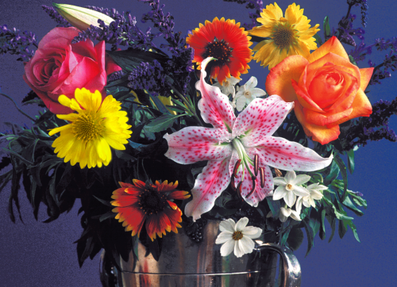
%> input picture SISTEMAS DE VISIÓN ARTIFICIAL/3/pecl3/flowers.tif, 397 x 287 px, shrunk from 500 x 362 before the run; the run also reads 2 pictures not shown here
$ octave GIC_SVA_Practica2.m   (GNU Octave 9; MATLAB toolbox functions it lacks are replaced by stand-ins)
%> lines starting %> are read from the running program, lines starting %| are printed output that depends on the picture
%% Sistemas de Visión Artificial
%% *Práctica 2. Técnicas Básicas de Procesamiento de Imágenes*
%
%%
%
% *Nombres:* Juan Casado Ballesteros
%
% *Fecha:* 1 de Octubre de 2019
%
%%
%
% El objetivo principal de esta práctica es familiarizarse con las técnicas
% básicas de procesamiento de imágenes mediante la Image Processing Toolbox de
% Matlab. Para ello se proponen ejercicios sobre operaciones geométricas, ecualización
% del histograma, diseño e implementación de filtros y filtrado de imágenes en
% el dominio del espacio, mediante máscaras de convolución. La mayoría de las
% técnicas de mejora se aplican a imágenes de intensidad (escala de grises). Para
% mejorar una imagen RGB, trabajaremos, normalmente, con las matrices de las componentes
% rojo, verde y azul separadamente.
%
% *La memoria de la práctica se completará por parejas en este mismo fichero
% .mlx*, añadiendo el código en cada apartado, además de los comentarios pertinentes,
% la explicación del código y conclusiones sobre cada resultado obtenido. Las
% distintas partes serán secciones independientes (deberá insertar "section break"),
% y se visualizarán los resultados conjuntamente con subplot cuando sea conveniente.
%
% Se valorará positivamente la ampliación con las explicaciones que considere
% oportunas, pruebas adicionales (modificando parámetros, utilizando otras imágenes
% que resalten algún efecto del procesamiento, etc.), descripción de problemas
% surgidos en la ejecución de la práctica y solución proporcionada, etc. La entrega
% se realizará renombrando este fichero para incluir los nombres de los autores,
% y enviándolo por email a sira.palazuelos@uah.es (p. ej.: Estudiante1Apellido1_Estudiante2Apellido2.mlx)
%
%
%%
% Implemente el siguiente código:
%
% 1.	Cargue la imagen en color (?flowers.tif?, 'trees.tif',?) e indique el
% formato de la misma (RGB, mapa de colores indexado, etc.).
%--------------------------------------------------------------------------
clear
% Obtenemos la información de cada imagen
ruta = '/Users/mrblissfulgrin/Documents/UAH_2019_2020/VISION_ARTIFICIAL/imagenes_clase/';
flowers = imfinfo(strcat(ruta,'flowers.tif'));
peppers = imfinfo(strcat(ruta,'peppers.png'));
trees = imfinfo(strcat(ruta,'trees.tif'));

% Las dos primeras imágenes son un mapa de color cada una.
display(strcat('La imagen flowers es de tipo: ',flowers.ColorType))
display(strcat('La imagen peppers es de tipo: ', peppers.ColorType))

% La imagen trees se correspoinde con una animación formada por 5 imágenes
% cada una de las imágenes de la animación es una imagen indexada.
len_trees = size(trees);
for image = 1:len_trees(1)
    display(strcat('La imagen trees [', int2str(image),'] es de tipo: ', trees(image).ColorType))
end
%--------------------------------------------------------------------------
%%
% 2.	Visualice la imagen que acaba de leer.
%--------------------------------------------------------------------------
clear
% Cargamos las imágenes
ruta = '/Users/mrblissfulgrin/Documents/UAH_2019_2020/VISION_ARTIFICIAL/imagenes_clase/';
flowers = imread(strcat(ruta,'flowers.tif'));
%> flowers is the input picture: size 287x397x3 uint8; mean R, G, B 99.8, 76.9, 83.7
peppers = imread(strcat(ruta,'peppers.png'));
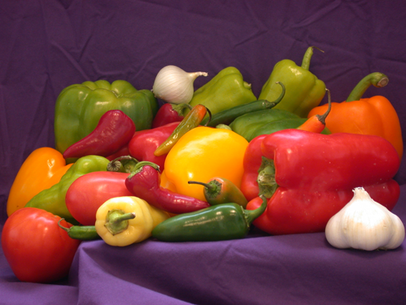
%> input picture imagenes_clase/peppers.png, 406 x 305 px, shrunk from 512 x 384 before the run
%> peppers is the input picture: size 305x406x3 uint8; mean R, G, B 120.8, 66.4, 57.6
% Debido a que trees es indexada al leerla debemos recoger la imagen y el
% mapa de color
[trees, map_trees] = imread(strcat(ruta,'trees.tif'));
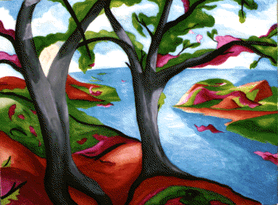
%> input picture imagenes_clase/trees.tif, 278 x 205 px, shrunk from 350 x 258 before the run
%> trees is the input picture: size 205x278x3 uint8; mean R, G, B 107.5, 108.3, 101.1
%> map_trees = []

% Mostramos las imágenes todas a la vez en una sola ventana
figure('Name', 'Imágenes EJ2')
subplot(1,3,1);imshow(flowers);title('Flowers')
subplot(1,3,2);imshow(peppers);title('Peppers')
% Debido a que la imagen trees es indexada demebos proporcionar la imagen
% y el mapa de color
subplot(1,3,3);imshow(trees,map_trees);title('Trees')
%--------------------------------------------------------------------------
%%
% 3.	Convierta la imagen anterior a una imagen en escala de grises (conteniendo
% solo la información de la luminancia) y almacenela en un array llamado i. Indique
% el rango de valores en los que se cuantifica la luminancia (nivel mínimo y nivel
% máximo) de la imagen resultante.
%--------------------------------------------------------------------------
clear
% Cargamos la imágen flowers
ruta = '/Users/mrblissfulgrin/Documents/UAH_2019_2020/VISION_ARTIFICIAL/imagenes_clase/';
flowers = imread(strcat(ruta,'flowers.tif'));
% Convertimos a gis
i = rgb2gray(flowers);
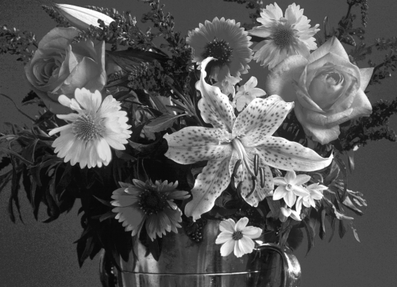
%> i: size 287x397 uint8; min 1, max 255, mean 84.6

figure('Name', 'EJ3')
subplot(1,2,1);imshow(flowers); title('Imagen original')
subplot(1,2,2);imshow(i); title('Imagen en gris')
iluminance_max = max(i,[], 'all');
%> iluminance_max = 255
iluminance_min = min(i,[], 'all');
%> iluminance_min = 1

display(strcat('La iluminación máxima es: ', int2str(iluminance_max)))
%| La iluminación máxima es:255
display(strcat('La iluminación mínima es: ', int2str(iluminance_min)))
%| La iluminación mínima es:1
%--------------------------------------------------------------------------
%%
% 4.	Averigüe las dimensiones de nuestra imagen i (filas x columnas).
%--------------------------------------------------------------------------
clear
%Cargamos la imágen flowers
ruta = '/Users/mrblissfulgrin/Documents/UAH_2019_2020/VISION_ARTIFICIAL/imagenes_clase/';
flowers = imread(strcat(ruta,'flowers.tif'));
% Convertimos a gis
gray_flowers = rgb2gray(flowers);
% Obtenemos el tamaño
gray_flowers_lenght = size(gray_flowers);

display(strcat('La imagen tiene: ', int2str(gray_flowers_lenght(1)), ' filas'))
%| La imagen tiene:287 filas
display(strcat('La imagen tiene: ', int2str(gray_flowers_lenght(2)), ' columnas'))
%| La imagen tiene:397 columnas
%--------------------------------------------------------------------------
%%
% 5.	Muestre el histograma de la imagen en escala de grises.
%--------------------------------------------------------------------------
clear
% Cargamos la imágen flowers
ruta = '/Users/mrblissfulgrin/Documents/UAH_2019_2020/VISION_ARTIFICIAL/imagenes_clase/';
flowers = imread(strcat(ruta,'flowers.tif'));
% Convertimos a gis
gray_flowers = rgb2gray(flowers);

% Mostramos la imagen y los histogramas
figure
subplot(3,3,4);imshow(gray_flowers); title('Imagen en gris')
subplot(3,3,2:3);imhist(gray_flowers); title('Histograma completo')
subplot(3,3,8:9);imhist(gray_flowers, 100); title('Histograma agrupado con n=100')
%--------------------------------------------------------------------------
%%
% 6.	Modifique el brillo (sumando una constante) y el contraste (multiplicando
% por una constante) de la imagen en escala de grises y visualice las imágenes
% resultantes y sus histogramas.
%--------------------------------------------------------------------------
clear
% Cargamos la imágen flowers
ruta = '/Users/mrblissfulgrin/Documents/UAH_2019_2020/VISION_ARTIFICIAL/imagenes_clase/';
flowers = imread(strcat(ruta,'flowers.tif'));
% Convertimos a gis
gray_flowers = rgb2gray(flowers);
gray_flowers = im2double(gray_flowers); % Dejamos los valores de la imagen entre 0 y 1

brillo_a_sumar = 0.4;
contraste_a_multiplicar = 0.2;

%Para cambiar el brillo debemos desplazar el histograma contra uno de los
%lados
if brillo_a_sumar > 0
    % Para aumentar el brillo debemos lograr desplazar el histograma de la
    % imagen hacia la derecha.
    brillo_sumado = imadjust(gray_flowers,...
        [0 1-brillo_a_sumar],[brillo_a_sumar 1]);
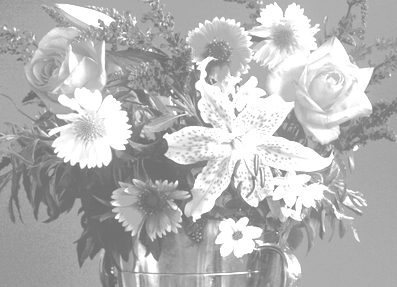
%> brillo_sumado: size 287x397 double; min 0.404, max 1, mean 0.709
else
    % Para aumentar el brillo debemos lograr desplazar el histograma de la
    % imagen hacia la izquierda.
    brillo_sumado = imadjust(gray_flowers,...
        [abs(brillo_a_sumar) 1],[0 1-abs(brillo_a_sumar)]);
end

% Para aumentar el contraste debemos hacer que el histograma se desplace
% hacia ambos lados siendo mayor cuanto más se aleje del centro.
if contraste_a_multiplicar > 0
    c2 = (max(gray_flowers, [], "all")-min(gray_flowers, [], "all"))*(1-contraste_a_multiplicar);
%> c2 = 0.797
    contraste_multiplicado = imadjust(gray_flowers,...
        [max([0 contraste_a_multiplicar]), min([1 c2])],[0,1]);
else
    c2 = (max(gray_flowers, [], "all")-min(gray_flowers, [], "all"))*(1-abs(contraste_a_multiplicar));
    contraste_multiplicado = imadjust(gray_flowers,...
        [0,1],[max([0 abs(contraste_a_multiplicar)]), min([0 c2])]);
end

% Mostramos los resultados
figure
subplot(2,3,1);imshow(gray_flowers); title('Imagen en gris')
subplot(2,3,4);imhist(gray_flowers); title('Histograma de la imagen en gris')
subplot(2,3,2);imshow(brillo_sumado); title('Imagen con brillo sumado')
subplot(2,3,5);imhist(brillo_sumado); title('Histograma con brillo sumado')
subplot(2,3,3);imshow(contraste_multiplicado); title('Imagen con contraste multiplicado')
subplot(2,3,6);imhist(contraste_multiplicado); title('Histograma con contraste multiplicado')
%--------------------------------------------------------------------------
%%
% 7.	Realice una binarización de la imagen i con un umbral cuyo valor sea
% aproximadamente la mitad de su rango de grises y visualice el resultado.
%--------------------------------------------------------------------------
clear
% Cargamos la imágen flowers
ruta = '/Users/mrblissfulgrin/Documents/UAH_2019_2020/VISION_ARTIFICIAL/imagenes_clase/';
flowers = imread(strcat(ruta,'flowers.tif'));
% Convertimos a gis
gray_flowers = rgb2gray(flowers);
gray_flowers = im2double(gray_flowers); % Dejamos los valores de la imagen entre 0 y 1

mitad_de_rango = imadjust(gray_flowers, [0,1], [0.25, 0.75]);

% Mostramos los resultados
figure
subplot(2,2,1);imshow(gray_flowers); title('Imagen en gris')
subplot(2,2,3);imhist(gray_flowers); title('Histograma de la imagen en gris')
subplot(2,2,2);imshow(mitad_de_rango); title('Imagen con mitad de rango')
subplot(2,2,4);imhist(mitad_de_rango); title('Histograma con mitad de rango')
%--------------------------------------------------------------------------
%%
% 8.	Obtenga el negativo de la imagen en escala de grises obtenida en el
% punto anterior.
%--------------------------------------------------------------------------
clear
% Cargamos la imágen flowers
ruta = '/Users/mrblissfulgrin/Documents/UAH_2019_2020/VISION_ARTIFICIAL/imagenes_clase/';
flowers = imread(strcat(ruta,'flowers.tif'));
% Convertimos a gis
gray_flowers = rgb2gray(flowers);
gray_flowers = im2double(gray_flowers); % Dejamos los valores de la imagen entre 0 y 1

mitad_de_rango = imadjust(gray_flowers, [0,1], [0.25, 0.75]);

invertida = imadjust(mitad_de_rango, [0, 1], [1, 0]);

% Mostramos los resultados
figure
subplot(2,2,1);imshow(mitad_de_rango); title('Imagen en gris')
subplot(2,2,3);imhist(mitad_de_rango); title('Histograma de la imagen en gris')
subplot(2,2,2);imshow(invertida); title('Imagen con mitad de rango')
subplot(2,2,4);imhist(invertida); title('Histograma con mitad de rango')
%> after `title('Histograma con mitad de rango')`:
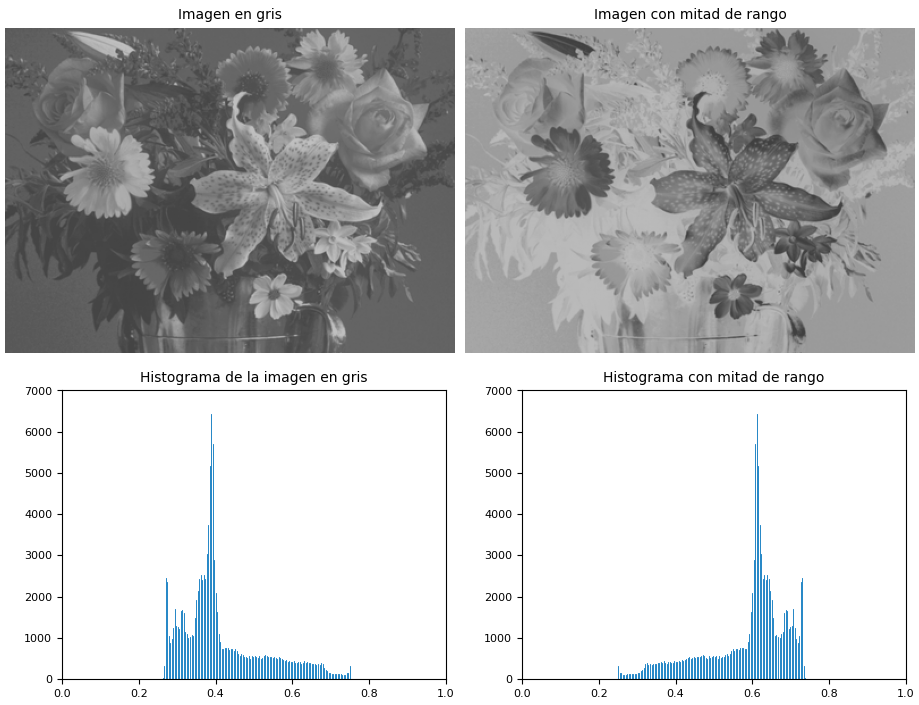
%> figure redrawn from the program's plot data, 4 panels
%--------------------------------------------------------------------------
%%
% 9.	Obtenga tres versiones ruidosas de la imagen i:
%--------------------------------------------------------------------------
clear
% Cargamos la imágen flowers
ruta = '/Users/mrblissfulgrin/Documents/UAH_2019_2020/VISION_ARTIFICIAL/imagenes_clase/';
flowers = imread(strcat(ruta,'flowers.tif'));
% Convertimos a gis
gray_flowers = rgb2gray(flowers);
gray_flowers = im2double(gray_flowers); % Dejamos los valores de la imagen entre 0 y 1
%--------------------------------------------------------------------------
%     (a) con ruido de distribución uniforme speckle.
%--------------------------------------------------------------------------
gray_flowers_speckle = imnoise(gray_flowers,'speckle');
%--------------------------------------------------------------------------
%     (b) con ruido de tipo sal y pimienta de densidad de ruido 5%.
%--------------------------------------------------------------------------
gray_flowers_salt_and_pepper = imnoise(gray_flowers,'salt & pepper',0.05);
%--------------------------------------------------------------------------
%     (c) con ruido de tipo gaussiano de media cero y varianza 0.01.
%--------------------------------------------------------------------------
gray_flowers_gaussian = imnoise(gray_flowers,'gaussian',0,0.01);
%--------------------------------------------------------------------------
%Mostramos los resultados
figure;
subplot(2,2,1);imshow(gray_flowers);title('Original');
subplot(2,2,2);imshow(gray_flowers_speckle);title('Speckle');
subplot(2,2,3);imshow(gray_flowers_salt_and_pepper);title('Salt & pepper');
subplot(2,2,4);imshow(gray_flowers_gaussian);title('Gaussian');
%--------------------------------------------------------------------------
%%
% 10.	Partiendo de la imagen contaminada con ruido gaussiano anterior, fíltrela
% utilizando la media del entorno de vecindad, primero con un entorno de vecindad
% de 3x3 y luego con uno de 5x5, comparando los resultados obtenidos.
%--------------------------------------------------------------------------
clear
% Cargamos la imágen flowers
ruta = '/Users/mrblissfulgrin/Documents/UAH_2019_2020/VISION_ARTIFICIAL/imagenes_clase/';
flowers = imread(strcat(ruta,'flowers.tif'));
% Convertimos a gis
gray_flowers = rgb2gray(flowers);
gray_flowers = im2double(gray_flowers);
%Aplicamos los distintops tipos de ruido
gray_flowers_speckle = imnoise(gray_flowers,'speckle');
gray_flowers_salt_and_pepper = imnoise(gray_flowers,'salt & pepper',0.05);
gray_flowers_gaussian = imnoise(gray_flowers,'gaussian',0,0.01);

%Aplicamos el filtro de media de tamaño 3
gray_flowers_3=filter2(fspecial('average',3),gray_flowers);
gray_flowers_speckle_3=filter2(fspecial('average',3),gray_flowers_speckle);
gray_flowers_salt_and_pepper_3=filter2(fspecial('average',3),gray_flowers_salt_and_pepper);
gray_flowers_gaussian_3=filter2(fspecial('average',3),gray_flowers_gaussian);

%Aplicamos el filtro de media de tamaño 5
gray_flowers_5=filter2(fspecial('average',5),gray_flowers);
gray_flowers_speckle_5=filter2(fspecial('average',5),gray_flowers_speckle);
gray_flowers_salt_and_pepper_5=filter2(fspecial('average',5),gray_flowers_salt_and_pepper);
gray_flowers_gaussian_5=filter2(fspecial('average',5),gray_flowers_gaussian);

%Mostramos los resultados
figure('Name','Imágenes y ruidos originales');
subplot(2,2,1);imshow(gray_flowers);title('Original');
subplot(2,2,2);imshow(gray_flowers_speckle);title('Speckle');
subplot(2,2,3);imshow(gray_flowers_salt_and_pepper);title('Salt & pepper');
subplot(2,2,4);imshow(gray_flowers_gaussian);title('Gaussian');
figure('Name','Filtro de media 3x3');
subplot(2,2,1);imshow(gray_flowers_3);title('Original');
subplot(2,2,2);imshow(gray_flowers_speckle_3);title('Speckle');
subplot(2,2,3);imshow(gray_flowers_salt_and_pepper_3);title('Salt & pepper');
subplot(2,2,4);imshow(gray_flowers_gaussian_3);title('Gaussian');
figure('Name','Filtro de media 5x5');
subplot(2,2,1);imshow(gray_flowers_5);title('Original');
subplot(2,2,2);imshow(gray_flowers_speckle_5);title('Speckle');
subplot(2,2,3);imshow(gray_flowers_salt_and_pepper_5);title('Salt & pepper');
subplot(2,2,4);imshow(gray_flowers_gaussian_5);title('Gaussian');
%--------------------------------------------------------------------------
%%
% 11.	Lea la imagen venas.tif y rótela un ángulo de 50 grados (por ejemplo),
% utilizando los métodos de interpolación nearest y bicubic (parámetros de la
% función imrotate). Aumente las imágenes lo suficiente para ver las diferencias
% entre ambos resultados.
%--------------------------------------------------------------------------
clear
% Cargamos la imágen venas
ruta = '/Users/mrblissfulgrin/Documents/UAH_2019_2020/VISION_ARTIFICIAL/imagenes_clase/';
venas = imread(strcat(ruta,'venas.tif'));
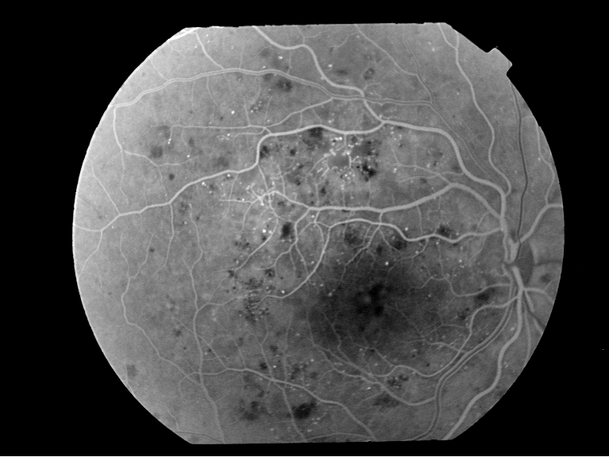
%> input picture SISTEMAS DE VISIÓN ARTIFICIAL/3/venas.tif, 609 x 457 px, shrunk from 768 x 576 before the run
%> venas is the input picture: size 457x609x3 uint8; min 0, max 255, mean 75.2

% Rotación mediante vecino más cercano
venas_nearest_rotated=imrotate(venas,50,'nearest');
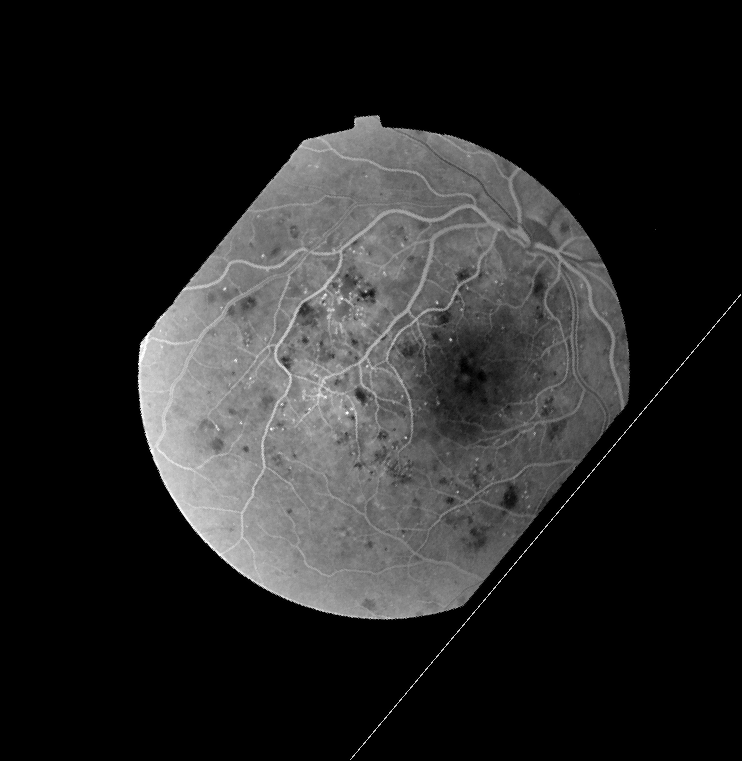
%> venas_nearest_rotated: size 761x742x3 uint8; min 0, max 255, mean 37.1
% Rotación mediante vecino bicubic
venas_bicubic_rotated=imrotate(venas,50,'bicubic');

figure,
subplot(1,3,1);imshow(venas);title('original')
subplot(1,3,2);imshow(venas_nearest_rotated);title('rotada con nearest')
subplot(1,3,3);imshow(venas_bicubic_rotated);title('rotada con bicubic')
%--------------------------------------------------------------------------
%%
% 12.	A partir de la imagen original blood1.tif, obtenga 16 imágenes en diferentes
% ensayos con ruido gaussiano de media cero y varianza 0.05. Guárdelas en ficheros
% con sus respectivos nombres (ruidosa1.bmp a ruidosa16.bmp).
%--------------------------------------------------------------------------
clear
% Cargamos la imágen blood
ruta = '/Users/mrblissfulgrin/Documents/UAH_2019_2020/VISION_ARTIFICIAL/imagenes_clase/';
blood = imread(strcat(ruta,'blood1.tif'));
%> (the rest of the program and of its run is left out)
